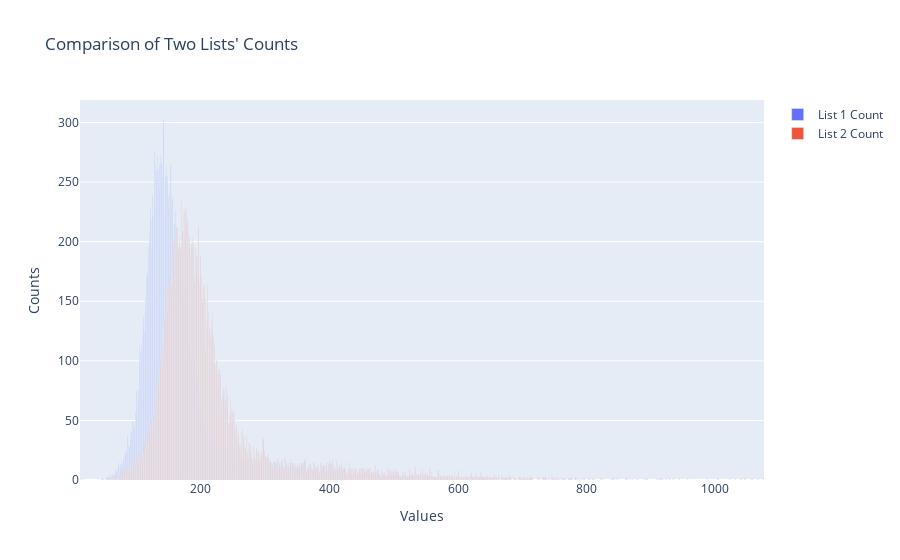

Notebook code cell kept with this figure:
### Code cell
import plotly.graph_objs as go
from collections import Counter



# Get the unified set of keys from both dictionaries
all_keys = sorted(set(count_vanilla.keys()).union(set(count_tokenized.keys())))

# Fill missing counts with 0 for both lists
y1 = [count_vanilla.get(key, 0) for key in all_keys]
y2 = [count_tokenized.get(key, 0) for key in all_keys]

# Create two bar traces, one for each list
trace1 = go.Bar(x=all_keys, y=y1, name='List 1 Count')
trace2 = go.Bar(x=all_keys, y=y2, name='List 2 Count')

# Layout configuration
layout = go.Layout(
    title="Comparison of Two Lists' Counts",
    xaxis=dict(title='Values'),
    yaxis=dict(title='Counts'),
    barmode='group'  # 'group' places bars side-by-side
)

# Combine the traces into a figure
fig = go.Figure(data=[trace1, trace2], layout=layout)

# Show the plot
fig.show()

### Figure 1 — Plotly figure (JSON) as saved in the notebook; plotly's stock layout.template omitted (floating-point values rounded to 4 significant figures; data arrays with more than 128 entries replaced by an {"elided": "..."} marker saying what was removed)
{"data": [{"name": "List 1 Count", "type": "bar", "x": {"elided": "741 int values"}, "y": {"elided": "741 int values"}}, {"name": "List 2 Count", "type": "bar", "x": {"elided": "741 int values"}, "y": {"elided": "741 int values"}}], "layout": {"barmode": "group", "title": {"text": "Comparison of Two Lists' Counts"}, "xaxis": {"title": {"text": "Values"}}, "yaxis": {"title": {"text": "Counts"}}}}
